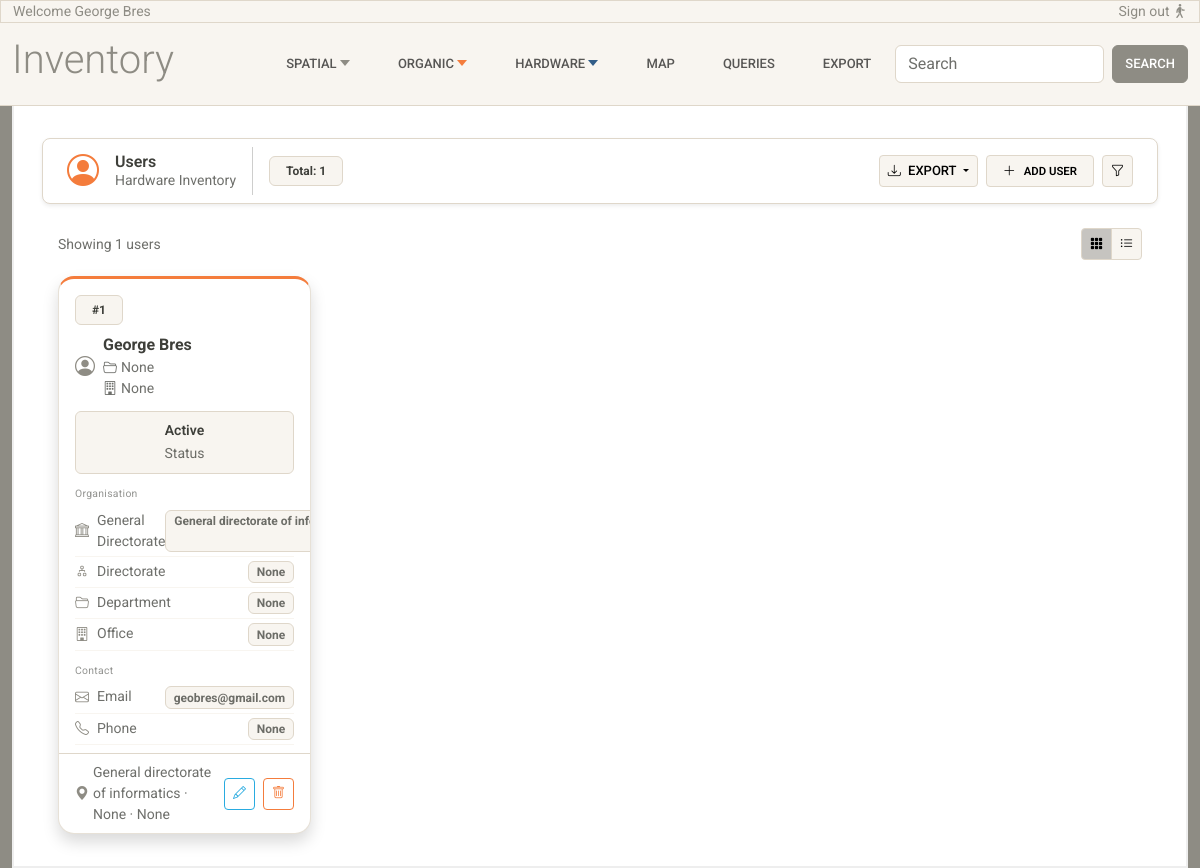
The app's page /users/, older data.
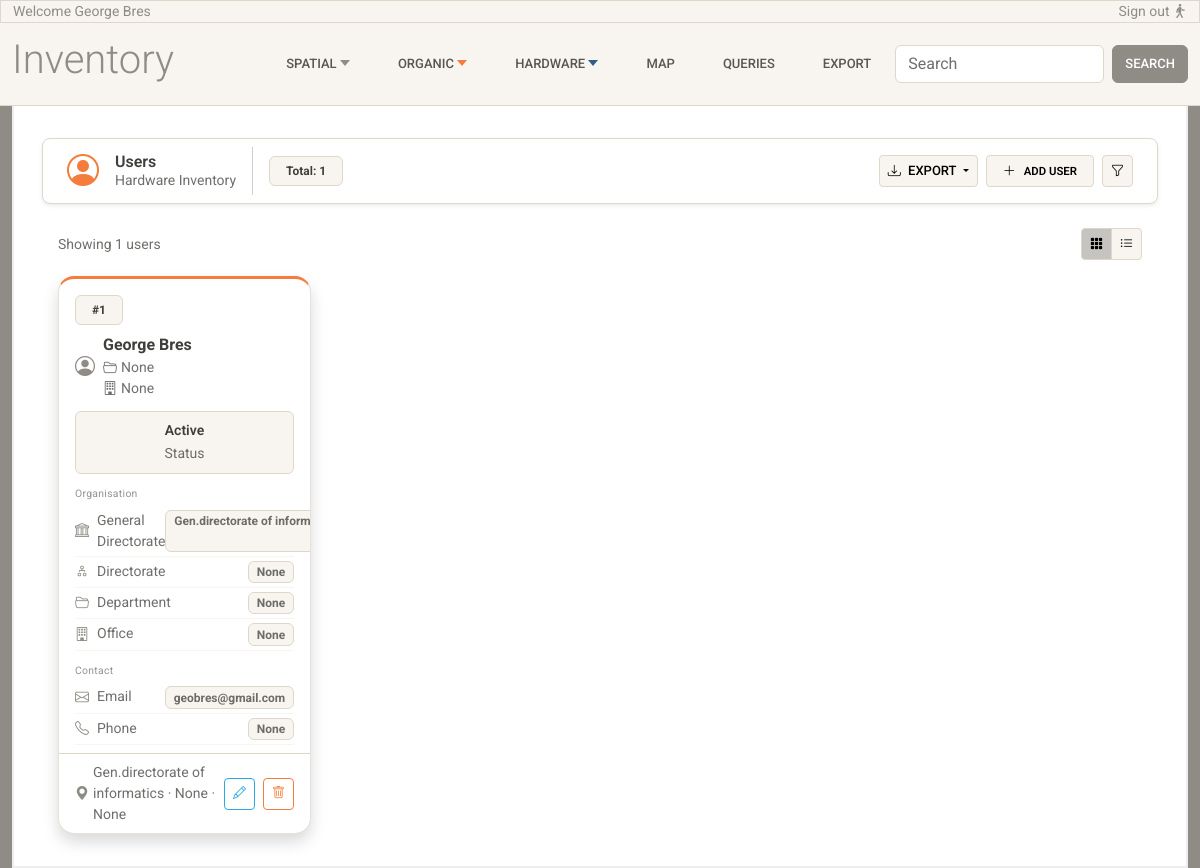
The same page, newer data.
### inventory/models.py (models this page shows, shortened)
class LifeCycle(models.Model):
    is_active = models.BooleanField(default=True)
    valid_from = models.DateField(default=timezone.now)
    valid_to = models.DateField(null=True, blank=True)
    class Meta:
        abstract = True

class User(LifeCycle):
    STATUS_CHOICES = [
        ("active", "Active"),
        ("retired", "Retired"),
        ("transferred", "Transferred"),
    ]
    name = models.CharField(max_length=200)
    surname = models.CharField(max_length=200)
    email = models.EmailField(unique=True)
    phone = models.CharField(max_length=20, blank=True, null=True)
    general_directorate = models.ForeignKey(
        GeneralDirectorate,
        on_delete=models.RESTRICT
    )
    directorate = models.ForeignKey(
        Directorate,
        null=True,
        blank=True,
        on_delete=models.RESTRICT
    )
    department = models.ForeignKey(
        Department,
        null=True,
        blank=True,
        on_delete=models.RESTRICT
    )
    office = models.ForeignKey(
        Office,
        null=True,
        blank=True,
        on_delete=models.RESTRICT
    )
    status = models.CharField(
        max_length=20,
        choices=STATUS_CHOICES,
        default="active"
    )

class GeneralDirectorate(LifeCycle):
    name = models.CharField(max_length=200, unique=True)
    def __str__(self):
        return self.name

### inventory/views.py (the view)
# urls.py: path('users/', views.users_list, name='users-list'),
def users_list(request):
    users = User.objects.select_related(
        'general_directorate',
        'directorate',
        'department',
        'office',
    )
    return render(request, 'inventory/users-list.html', {'users': users})

### inventory/templates/inventory/users-list.html (shortened to what this page needs)
{% extends 'inventory/base.html' %}
{% load static %}
{% block content %}
<div class="container-fluid">
  <nav class="navbar bg-white border shadow-sm sticky-top px-4 mb-4 rounded-3 z-1">
    <div class="d-flex align-items-center gap-3">
      <i class="bi bi-person-circle text-warning fs-2"></i>
      <div class="d-flex flex-column lh-sm">
        <span class="fw-semibold text-dark">Users</span>
        <span class="text-muted small">Hardware Inventory</span>
      </div>
      <div class="d-flex align-items-center gap-2">
        <span class="badge bg-light text-dark border rounded-2 px-3 py-2">Total: {{ users|length }}</span>
      </div>
    </div>
    <div class="d-flex align-items-center gap-2 ms-auto">
      <div class="dropdown">
        <button class="btn btn-sm btn-light border dropdown-toggle" data-bs-toggle="dropdown">
          <i class="bi bi-download me-1"></i> Export
        </button>
      </div>
      <a href="#" class="btn btn-sm btn-light border d-flex align-items-center gap-2 px-3">
        <i class="bi bi-plus-lg"></i>
        <span class="small fw-semibold">Add User</span>
      </a>
      <button class="btn btn-sm btn-light border">
        <i class="bi bi-funnel"></i>
      </button>
    </div>
  </nav>
  <div class="d-flex justify-content-between align-items-center px-3 mb-3">
    <span class="text-muted small">Showing {{ users|length }} users</span>
    <div class="btn-group btn-group-sm">
      <button class="btn btn-light border active"><i class="bi bi-grid-3x3-gap-fill"></i></button>
      <button class="btn btn-light border"><i class="bi bi-list-ul"></i></button>
    </div>
  </div>
  <div class="px-3">
    <div class="row g-4" data-masonry='{"percentPosition": true, "horizontalOrder": true}'>
      {% for user in users %}
      <div class="col-12 col-sm-6 col-md-4 col-lg-3">
        <div class="card h-100 shadow rounded-4 overflow-hidden card-hover card-organic">
          <div class="card-header bg-transparent border-0 pt-3 pb-1 px-3">
            <div class="d-flex justify-content-between align-items-center mb-2">
              <span class="badge bg-light text-dark border rounded-2 px-3 py-2">#{{ forloop.counter|stringformat:"d" }}</span>
            </div>
            <div class="d-flex align-items-center gap-2">
              <div class="">
                <i class="bi bi-person-circle text-secondary fs-5"></i>
              </div>
              <div>
                <span class="fw-bold text-dark">{{ user.name|capfirst }} {{ user.surname|capfirst }}</span>
                <span class="text-muted small d-block"><i class="bi bi-folder2-open me-1"></i>{{ user.department|capfirst }}</span>
                <span class="text-muted small d-block"><i class="bi bi-building me-1"></i>{{ user.office|capfirst }}</span>
              </div>
            </div>
          </div>
          <div class="card-body pt-2 pb-2 px-3">
            <div class="row g-1">
              <div class="col-12">
                <div class="bg-light border rounded p-2 text-center">
                  <span class="fw-semibold small d-block">{{ user.status|capfirst }}</span>
                  <span class="text-muted small">Status</span>
                </div>
              </div>
            </div>
          </div>
          <div class="px-3 pt-1 pb-2">
            <span class="text-muted opacity-75 section-label d-block mb-1">Organisation</span>
            <div class="d-flex align-items-center gap-2 py-1 border-bottom border-light">
              <i class="bi bi-bank text-secondary small"></i>
              <div class="d-flex justify-content-between w-100">
                <span class="text-muted small">General Directorate</span>
                <span class="badge bg-light text-muted border">{{ user.general_directorate|capfirst }}</span>
              </div>
            </div>
            <div class="d-flex align-items-center gap-2 py-1 border-bottom border-light">
              <i class="bi bi-diagram-2 text-secondary small"></i>
              <div class="d-flex justify-content-between w-100">
                <span class="text-muted small">Directorate</span>
                <span class="badge bg-light text-muted border">{{ user.directorate|capfirst }}</span>
              </div>
            </div>
            <div class="d-flex align-items-center gap-2 py-1 border-bottom border-light">
              <i class="bi bi-folder2-open text-secondary small"></i>
              <div class="d-flex justify-content-between w-100">
                <span class="text-muted small">Department</span>
                <span class="badge bg-light text-muted border">{{ user.department|capfirst }}</span>
              </div>
            </div>
            <div class="d-flex align-items-center gap-2 py-1 border-bottom border-light">
              <i class="bi bi-building text-secondary small"></i>
              <div class="d-flex justify-content-between w-100">
                <span class="text-muted small">Office</span>
                <span class="badge bg-light text-muted border">{{ user.office|capfirst }}</span>
              </div>
            </div>
          </div>
          <div class="px-3 pt-1 pb-2">
            <span class="text-muted opacity-75 section-label d-block mb-1">Contact</span>
            <div class="d-flex align-items-center gap-2 py-1 border-bottom border-light">
              <i class="bi bi-envelope text-secondary small"></i>
              <div class="d-flex justify-content-between w-100">
                <span class="text-muted small">Email</span>
                <span class="badge bg-light text-muted border">{{ user.email }}</span>
              </div>
            </div>
            <div class="d-flex align-items-center gap-2 py-1 border-bottom border-light">
              <i class="bi bi-telephone text-secondary small"></i>
              <div class="d-flex justify-content-between w-100">
                <span class="text-muted small">Phone</span>
                <span class="badge bg-light text-muted border">{{ user.phone }}</span>
              </div>
            </div>
          </div>
          <div class="d-flex justify-content-between align-items-center px-3 py-2 border-top">
            <div class="d-flex align-items-center gap-1 small text-muted">
              <i class="bi bi-geo-alt-fill text-secondary"></i>
              {{ user.general_directorate|capfirst }} · {{ user.department|capfirst }} · {{ user.office|capfirst }}
            </div>
            <div class="d-flex gap-2">
              <button class="btn btn-sm btn-outline-info border-1"><i class="bi bi-pencil"></i></button>
              <button class="btn btn-sm btn-outline-warning border-1"><i class="bi bi-trash"></i></button>
            </div>
          </div>
        </div>
      </div>
      {% endfor %}
    </div>
  </div>
</div>
{% endblock %}

### inventory/templates/inventory/base.html (shortened to what this page needs)
{% load static %}
{% load crispy_forms_tags %}
<!DOCTYPE html>
<html lang="en">
<head>
    <link rel="stylesheet" href="https://cdn.jsdelivr.net/npm/bootstrap-icons@1.11.1/font/bootstrap-icons.css">
    <link rel="stylesheet" href="https://bootswatch.com/5/sandstone/bootstrap.min.css">
    <link rel="stylesheet" href="{% static 'inventory/css/base.css' %}">
</head>
<body class="custom-bg bg-secondary">
    <div class="topbar-bg bg-light border border-bottom">
        <div class="container-xxl d-flex justify-content-between align-items-center">
            <p class="my-0 py-0 small text-secondary">Welcome George Bres</p>
            <p class="my-0 py-0 small text-secondary">Sign out <span><i class="bi bi-person-walking"></i></span></p>
        </div>
    </div>
    <nav class="navbar navbar-expand-xl navbar-light bg-light border-bottom">
        <div class="container-xxl">
            <a class="navbar-brand text-secondary" href="{% url 'dashboard' %}">
                <h1 class="display-6">Inventory</h1>
            </a>
            <div class="collapse navbar-collapse justify-content-end align-center" id="main-nav">
                <ul class="navbar-nav">
                    <li class="nav-item dropdown mx-2">
                        <a class="nav-link dropdown-toggle" href="#" role="button" data-bs-toggle="dropdown">Spatial</a>
                    </li>
                    <li class="nav-item dropdown mx-2">
                        <a class="nav-link dropdown-toggle" href="#" role="button" data-bs-toggle="dropdown">Organic</a>
                    </li>
                    <li class="nav-item dropdown mx-2">
                        <a class="nav-link dropdown-toggle" href="#" role="button"
                            data-bs-toggle="dropdown">Hardware</a>
                    </li>
                    <li class="nav-item mx-2">
                        <a href="{% url 'map' %}" class="nav-link">Map</a>
                    </li>
                    <li class="nav-item mx-2">
                        <a href="{% url 'queries-list' %}" class="nav-link">Queries</a>
                    </li>
                    <li class="nav-item mx-2">
                        <a href="#pricing" class="nav-link">Export</a>
                    </li>
                </ul>
                <form class="d-flex ms-2" role="search">
                    <input class="form-control me-2" type="search" placeholder="Search" aria-label="Search" />
                    <button class="btn btn-secondary" type="submit">Search</button>
                </form>
            </div>
        </div>
    </nav>
    <div class="container-xxl">
        <div class="wrapper">
            {% block content %}
            {% endblock %}
        </div>
    </div>
</body>
</html>

### inventory/static/inventory/css/base.css (style rules this page uses)
body { padding-top: 0px; }
.container-xxl { max-width: 1450px; }
.wrapper { max-width: 1450px; margin: 0rem auto; padding: 2rem 1rem; background: #ffffff; border-left: 2px solid #eeeeee; border-right: 2px solid #eeeeee; border-bottom: 2px solid #eeeeee; }
.navbar .nav-item > .nav-link::before { content: ""; display: inline-block; width: 10px; height: 10px; border-radius: 50%; margin-right: 6px; }
.navbar .nav-item > .nav-link.dropdown-toggle::after { border-top-width: 6px; border-right-width: 5px; border-left-width: 5px; vertical-align: 0.15em; }
.navbar .nav-item:nth-child(1) > .nav-link.dropdown-toggle::after { border-top-color: var(--bs-secondary); }
.navbar .nav-item:nth-child(2) > .nav-link.dropdown-toggle::after { border-top-color: var(--bs-warning); }
.navbar .nav-item:nth-child(3) > .nav-link.dropdown-toggle::after { border-top-color: var(--bs-primary); }
.card { border-radius: 0.5rem; }
.card-hover { transition: transform .2s ease-in-out, box-shadow .2s ease-in-out; }
.section-label { font-size: 0.65rem; letter-spacing: 0.03em; }
.card-organic { border-top: 3px solid var(--bs-warning) !important; }

### inventory/templates/inventory/users-list.html (style rules this page uses)
.card-hover { transition: transform .2s ease-in-out, box-shadow .2s ease-in-out; }
.section-label { font-size: 0.65rem; letter-spacing: 0.03em; }

Row changes from the older to the newer data that the page shows:
changed through a linked row, User "George": general_directorate "General directorate of…" → "Gen.directorate of…"; general_directorate "General directorate of informatics" → "Gen.directorate of informatics"
